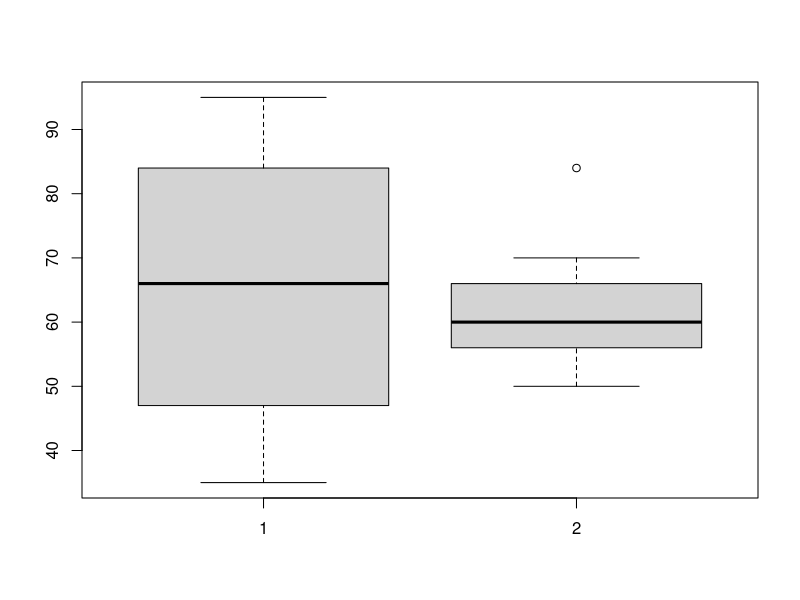

Recreate this plot in R.
A <- c(76,35,47,64,95,66,89,36,84)
B <- c(51,56,84,60,59,70,63,66,50)

mean(A)
median(A)
range(A)

mean(B)
median(B)
range(B)

boxplot(A,B)
